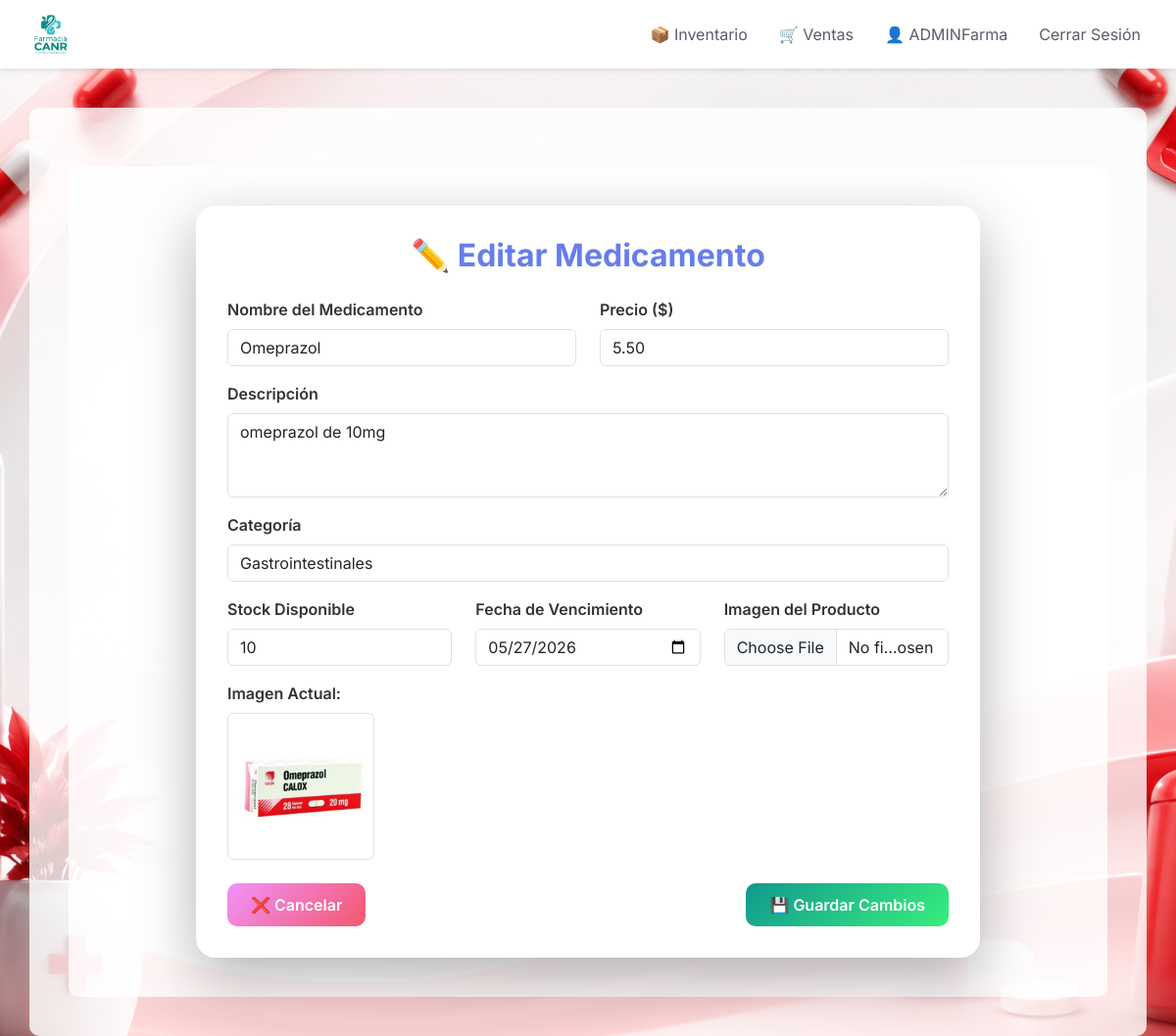
Screenshot of /inventario/editar/6/ (signed in) with the database file from the repository.
### inventario/models.py (models this page shows, shortened)
class Medicamento(models.Model):
    nombre = models.CharField(max_length=200)
    descripcion = models.TextField()
    precio = models.DecimalField(max_digits=10, decimal_places=2)
    stock = models.IntegerField(default=0)
    fecha_vencimiento = models.DateField()
    imagen = models.ImageField(upload_to='productos/', blank=True, null=True)
    categoria = models.ForeignKey(
        Categoria,
        on_delete=models.SET_NULL,
        null=True,
        blank=True,
        related_name='medicamentos'
    )
    fecha_registro = models.DateTimeField(auto_now_add=True)
    class Meta:
        verbose_name = 'Medicamento'
        verbose_name_plural = 'Medicamentos'
        ordering = ['-fecha_registro']

### inventario/views.py (the view)
# urls.py: path('editar/<int:pk>/', views.MedicamentoUpdateView.as_view(), name='editar_medicamento'),
class MedicamentoUpdateView(LoginRequiredMixin, UpdateView):
    model = Medicamento
    form_class = MedicamentoForm
    template_name = 'inventario/medicamento_form.html'
    success_url = reverse_lazy('inventario:lista_medicamentos')

### inventario/models.py (called while the page is built)
    def __str__(self):
        return self.nombre

### templates/inventario/medicamento_form.html (shortened to what this page needs)
{% extends 'base.html' %}
{% block content %}
<div class="container">
    <div class="row justify-content-center">
        <div class="col-12">
            <div class="form-container">
                <h2 class="form-title text-center">
                    {% if form.instance.pk %}
                        ✏️ Editar Medicamento
                    {% else %}
                        ➕ Agregar Nuevo Medicamento
                    {% endif %}
                </h2>
                <form method="post" enctype="multipart/form-data">
                    <div class="row">
                        <div class="col-md-6 mb-3">
                            <label for="{{ form.nombre.id_for_label }}" class="form-label">{{ form.nombre.label }}</label>
                            {{ form.nombre }}
                        </div>
                        <div class="col-md-6 mb-3">
                            <label for="{{ form.precio.id_for_label }}" class="form-label">{{ form.precio.label }}</label>
                            {{ form.precio }}
                        </div>
                    </div>
                    <div class="mb-3">
                        <label for="{{ form.descripcion.id_for_label }}" class="form-label">{{ form.descripcion.label }}</label>
                        {{ form.descripcion }}
                    </div>
                    <div class="mb-3">
                        <label for="{{ form.categoria.id_for_label }}" class="form-label">{{ form.categoria.label }}</label>
                        {{ form.categoria }}
                    </div>
                    <div class="row">
                        <div class="col-md-4 mb-3">
                            <label for="{{ form.stock.id_for_label }}" class="form-label">{{ form.stock.label }}</label>
                            {{ form.stock }}
                        </div>
                        <div class="col-md-4 mb-3">
                            <label for="{{ form.fecha_vencimiento.id_for_label }}" class="form-label">{{ form.fecha_vencimiento.label }}</label>
                            {{ form.fecha_vencimiento }}
                        </div>
                        <div class="col-md-4 mb-3">
                            <label for="{{ form.imagen.id_for_label }}" class="form-label">{{ form.imagen.label }}</label>
                            {{ form.imagen }}
                        </div>
                    </div>
                    {% if form.instance.pk and form.instance.imagen %}
                    <div class="mb-3">
                        <label class="form-label">Imagen Actual:</label>
                        <div>
                            <img src="{{ form.instance.imagen.url }}" alt="{{ form.instance.nombre }}" class="img-thumbnail" style="max-width: 150px; max-height: 150px;">
                        </div>
                    </div>
                    {% endif %}
                    <div class="d-flex justify-content-between mt-4">
                        <a href="{% url 'inventario:lista_medicamentos' %}" class="btn btn-custom btn-cancel">
                            ❌ Cancelar
                        </a>
                        <button type="submit" class="btn btn-custom btn-save">
                            💾 {% if form.instance.pk %}Guardar Cambios{% else %}Agregar Medicamento{% endif %}
                        </button>
                    </div>
                </form>
            </div>
        </div>
    </div>
</div>
{% endblock %}

### templates/base.html (shortened to what this page needs)
{% load static %}
<!DOCTYPE html>
<html lang="es">
<head>
    <link href="https://cdn.jsdelivr.net/npm/bootstrap@5.3.2/dist/css/bootstrap.min.css" rel="stylesheet">
    <link rel="stylesheet" href="{% static 'css/styles.css' %}">
</head>
<body>
    <nav class="navbar navbar-expand-lg navbar-custom fixed-top">
        <a class="navbar-brand" href="{% url 'core:home' %}">
            <img src="{% static 'images/logo.png' %}" alt="Farmacia_CANR Logo">
        </a>
        <div class="collapse navbar-collapse" id="navbarNav">
            <ul class="navbar-nav ms-auto">
                {% if user.is_authenticated %}
                    <li class="nav-item">
                        <a class="nav-link" href="{% url 'inventario:lista_medicamentos' %}">
                            📦 Inventario
                        </a>
                    </li>
                    <li class="nav-item">
                        <a class="nav-link" href="{% url 'ventas:index' %}">
                            🛒 Ventas
                        </a>
                    </li>
                    <li class="nav-item">
                        <span class="nav-link">
                            👤 {{ user.username }}
                        </span>
                    </li>
                    <li class="nav-item">
                        <form method="post" action="{% url 'cuentas:logout' %}" style="display:inline;">
                            <button type="submit" class="nav-link btn btn-link" style="text-decoration: none; color: inherit;">Cerrar Sesión</button>
                        </form>
                    </li>
                {% endif %}
            </ul>
        </div>
    </nav>
    <div class="container">
        {% block content %}{% endblock %}
    </div>
</body>
</html>

### static/css/styles.css (style rules this page uses)
:root { --primary-color: #4e73df; --secondary-color: #f8f9fc; --success-color: #1cc88a; --danger-color: #e74a3b; --text-color: #5a5c69; }
body { background-image: url('../images/fondo.png') !important; background-size: cover !important; background-position: center !important; background-attachment: fixed !important; background-repeat: no-repeat !important; min-height: 100vh; margin: 0; font-family: 'Inter', sans-serif !important; padding-top: 90px !important; color: var(--text-color) !important; }
.container { margin-top: 20px !important; padding: 40px !important; background: rgba(255, 255, 255, 0.8) !important; border-radius: 10px !important; }
.navbar { height: 70px !important; padding: 0 20px !important; display: flex !important; align-items: center !important; background-color: white !important; box-shadow: 0 2px 5px rgba(0,0,0,0.1) !important; }
.navbar-brand img { height: 60px !important; width: auto !important; object-fit: contain !important; }
.navbar-brand { padding: 0.5rem 0 !important; }
.nav-link { color: var(--text-color) !important; padding: 0.5rem 1rem !important; }

### templates/inventario/medicamento_form.html (style rules this page uses)
.form-container { background: white; border-radius: 20px; box-shadow: 0 20px 60px rgba(0, 0, 0, 0.3); padding: 2rem; max-width: 800px; margin: 0 auto; }
.form-title { color: #667eea; font-weight: 700; margin-bottom: 1.5rem; }
.btn-custom { padding: 0.6rem 1.5rem; border-radius: 10px; font-weight: 600; transition: all 0.3s ease; }
.btn-save { background: linear-gradient(135deg, #11998e 0%, #38ef7d 100%); border: none; color: white; }
.btn-cancel { background: linear-gradient(135deg, #f093fb 0%, #f5576c 100%); border: none; color: white; }
.form-label { font-weight: 600; color: #333; }

### rows the page displays
Medicamento: nombre "Omeprazol", precio "5.50", descripcion "omeprazol de 10mg", categoria "Gastrointestinales", stock "10", fecha_vencimiento "05/27/2026", instance.imagen (picture)

### other values shown
{{ user.username }} "ADMINFarma"
